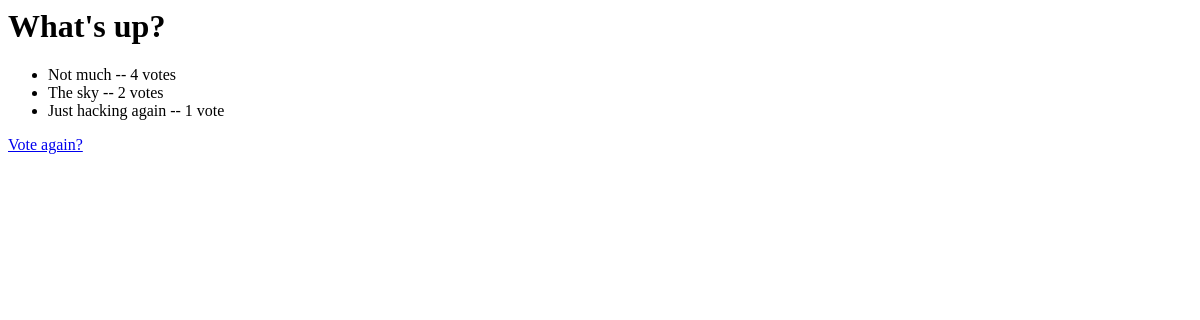
Before: /1/results/ with the older database file.
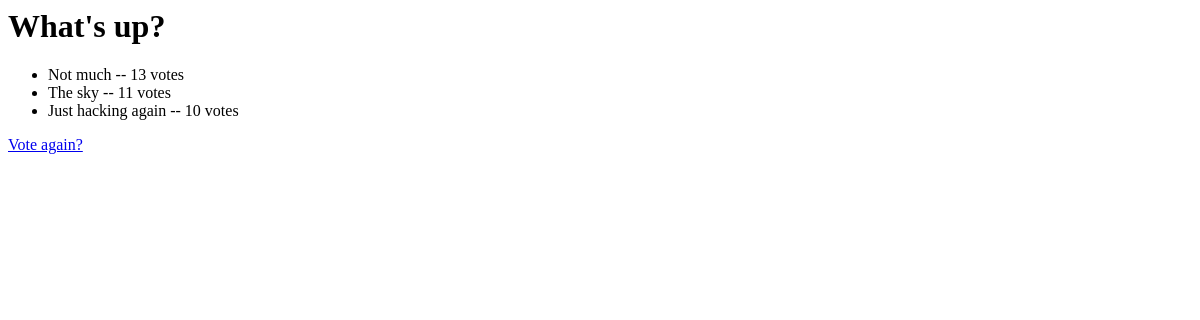
After: the same page with the newer database file.
### polls/models.py (models this page shows, shortened)
class Poll(models.Model):
    question = models.CharField(max_length=200)
    pub_date = models.DateTimeField('date published')
    def was_published_today(self):
        return self.pub_date.date() == datetime.date.today()
    was_published_today.short_description = 'Published today?'

class Choice(models.Model):
    poll = models.ForeignKey(Poll)
    choice = models.CharField(max_length=200)
    votes = models.IntegerField()

### polls/views.py (the view)
# urls.py: url(r'^(?P<pk>\d+)/results/$', views.ResultsView.as_view(), name='results'),
class ResultsView(generic.DetailView):
    model = Poll
    template_name = 'polls/results.html'

### polls/templates/polls/results.html
<h1>{{ object.question }}</h1>
<ul>
{% for choice in object.choice_set.all %}
  <li>{{ choice.choice }} -- {{ choice.votes }} vote{{ choice.votes|pluralize }}</li>
{% endfor %}
</ul>
<a href="/{{ object.id }}/">Vote again?</a>

Changed rows visible on the page:
changed Choice "Not much": votes "4" → "13"
changed Choice "The sky": votes "2" → "11"
changed Choice "Just hacking again": votes "1" → "10"
